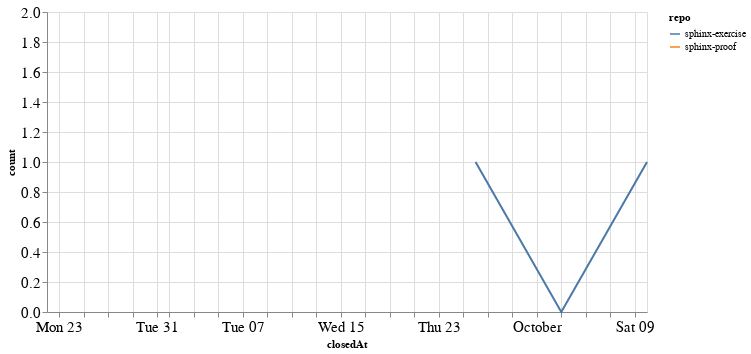

Notebook source saved alongside this figure:
### Code cell
closed_by_time = closed_by.groupby('repo').resample('W', on='closedAt').count()['author'].reset_index()
closed_by_time = closed_by_time.rename(columns={'author': 'count'})

alt.Chart(closed_by_time, width=600).mark_line().encode(
    x='closedAt',
    y='count',
    color='repo',
    tooltip="repo"
)

### Figure 1 — Vega-Lite specification as saved in the notebook (floating-point values rounded to 4 significant figures)
{"config": {"axisLeft": {"labelFontSize": 15}, "axisBottom": {"labelFontSize": 15}}, "data": {"name": "data-54821a99c0ad382c86083d865da9c5cd"}, "mark": "line", "encoding": {"color": {"type": "nominal", "field": "repo"}, "tooltip": {"type": "nominal", "field": "repo"}, "x": {"type": "temporal", "field": "closedAt"}, "y": {"type": "quantitative", "field": "count"}}, "width": 600, "$schema": "https://vega.github.io/schema/vega-lite/v4.8.1.json", "datasets": {"data-54821a99c0ad382c86083d865da9c5cd": [{"repo": "sphinx-exercise", "closedAt": "2021-09-26T00:00:00", "count": 1}, {"repo": "sphinx-exercise", "closedAt": "2021-10-03T00:00:00", "count": 0}, {"repo": "sphinx-exercise", "closedAt": "2021-10-10T00:00:00", "count": 1}, {"repo": "sphinx-proof", "closedAt": "2021-08-22T00:00:00", "count": 2}]}}
